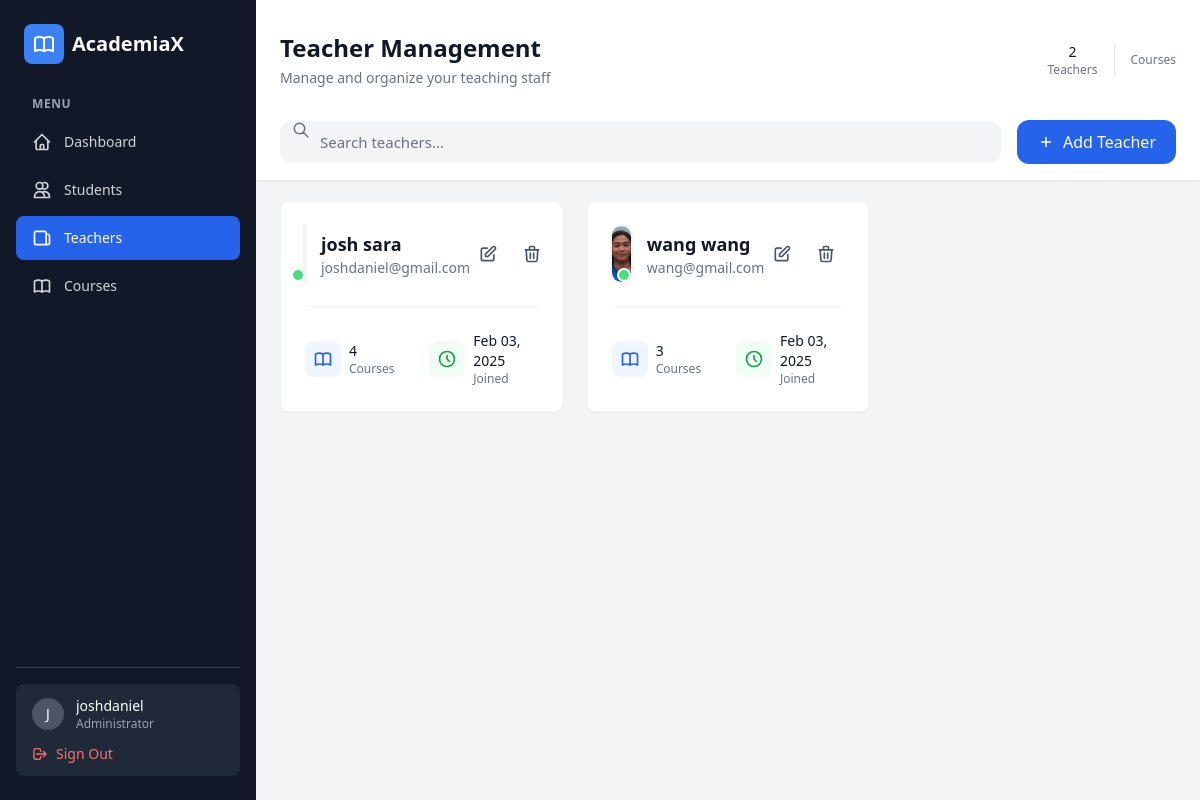
The page /manage_teachers/ (signed in) on the database its author committed.
### myapp/models.py (models this page shows, shortened)
class Teacher(models.Model):
    user = models.OneToOneField(
        DjangoUser,
        on_delete=models.CASCADE,
        related_name='teacher'
    )
    first_name = models.CharField(max_length=100)
    last_name = models.CharField(max_length=100)
    profile_picture = models.ImageField(upload_to='teacher_profiles/', null=True, blank=True)
    is_active = models.BooleanField(default=True, db_index=True)

### myapp/admin_page.py (the view, shortened to what this page needs)
# urls.py: path('manage_teachers/', admin_page.manage_teachers, name='manage_teachers'),
@login_required
def manage_teachers(request):
    teachers = Teacher.objects.all().order_by('first_name')
    return render(request, 'admin/manage_teachers.html', {
        'teachers': teachers,
    })

### myapp/templates/admin/manage_teachers.html (shortened to what this page needs)
{% extends 'admin/admin_page.html' %}
{% block main_content %}
<div class="sticky top-0 bg-white z-20 -mt-8 -mx-6 border-b shadow-sm">
    <div class="px-6 pt-8 pb-4">
        <div class="max-w-7xl mx-auto">
            <div class="flex justify-between items-center md:ml-0 ml-8">
                <div>
                    <h1 class="text-2xl font-semibold text-gray-900">Teacher Management</h1>
                    <p class="text-sm text-gray-500 mt-1">Manage and organize your teaching staff</p>
                </div>
                <div class="flex items-center gap-4">
                    <div class="text-center">
                        <p class="text-sm font-medium text-gray-900">{{ teachers.count }}</p>
                        <p class="text-xs text-gray-500">Teachers</p>
                    </div>
                    <div class="text-center">
                        <p class="text-xs text-gray-500">Courses</p>
                    </div>
                </div>
            </div>
        </div>
    </div>
    <div class="px-6 py-4">
        <div class="max-w-7xl mx-auto">
            <div class="flex items-center gap-4">
                <div class="relative flex-1">
                    <div class="absolute left-0 pl-3 flex items-center pointer-events-none">
                    </div>
                    <input type="text"
                           id="teacherSearch"
                           placeholder="Search teachers..."
                           class="w-full px-4 py-2.5 pl-10 bg-gray-100 rounded-xl
                                  focus:bg-gray-50 focus:ring-0 focus:outline-none
                                  placeholder-gray-500 text-gray-600 text-[15px]
                                  transition-all"
                           oninput="searchTeachers()">
                </div>
                <button id="addTeacherBtn"
                        class="flex items-center gap-2 px-5 py-2.5 bg-blue-600 hover:bg-blue-700
                               text-white font-medium rounded-xl transition-all duration-200
                               hover:shadow-lg active:transform active:scale-95">
                    <svg class="w-[18px] h-[18px]" fill="none" stroke="currentColor" viewBox="0 0 24 24">
                        <path stroke-linecap="round" stroke-linejoin="round" stroke-width="2"
                              d="M12 6v6m0 0v6m0-6h6m-6 0H6"/>
                    </svg>
                    <span>Add Teacher</span>
                </button>
            </div>
        </div>
    </div>
</div>
<div class="h-5"></div>
<div class="grid grid-cols-1 md:grid-cols-2 lg:grid-cols-3 gap-6">
    {% for teacher in teachers %}
    <div class="bg-white rounded-lg shadow-sm hover:shadow-md transition-shadow duration-200 overflow-hidden teacher-card border border-gray-100"
         data-teacher-id="{{ teacher.id }}">
        <div class="p-6">
            <div class="flex items-center justify-between">
                <div class="flex items-center space-x-4">
                    <div class="relative">
                        {% if teacher.profile_picture %}
                            <img src="{{ teacher.profile_picture.url }}"
                                 alt="{{ teacher.first_name }}"
                                 class="h-14 w-14 rounded-full object-cover ring-2 ring-gray-100">
                        {% endif %}
                        <span class="absolute bottom-0 right-0 h-3.5 w-3.5 rounded-full border-2 border-white {{ teacher.is_active|yesno:'bg-green-400,bg-red-400' }}"></span>
                    </div>
                    <div>
                        <h3 class="text-lg font-semibold text-gray-900">{{ teacher.first_name }} {{ teacher.last_name }}</h3>
                        <p class="text-sm text-gray-500">{{ teacher.user.email }}</p>
                    </div>
                </div>
                <div class="flex items-center space-x-2">
                    <button onclick="editTeacher('{{ teacher.id }}')"
                            class="p-2 text-gray-600 hover:text-blue-600 hover:bg-blue-50 rounded-full transition-colors">
                        <svg class="w-5 h-5" fill="none" stroke="currentColor" viewBox="0 0 24 24">
                            <path stroke-linecap="round" stroke-linejoin="round" stroke-width="2" d="M11 5H6a2 2 0 00-2 2v11a2 2 0 002 2h11a2 2 0 002-2v-5m-1.414-9.414a2 2 0 112.828 2.828L11.828 15H9v-2.828l8.586-8.586z"/>
                        </svg>
                    </button>
                    <button onclick="deleteTeacher('{{ teacher.id }}')"
                            class="p-2 text-gray-600 hover:text-red-600 hover:bg-red-50 rounded-full transition-colors">
                        <svg class="w-5 h-5" fill="none" stroke="currentColor" viewBox="0 0 24 24">
                            <path stroke-linecap="round" stroke-linejoin="round" stroke-width="2" d="M19 7l-.867 12.142A2 2 0 0116.138 21H7.862a2 2 0 01-1.995-1.858L5 7m5 4v6m4-6v6m1-10V4a1 1 0 00-1-1h-4a1 1 0 00-1 1v3M4 7h16"/>
                        </svg>
                    </button>
                </div>
            </div>
            <div class="mt-6 pt-6 border-t border-gray-100">
                <div class="grid grid-cols-2 gap-4">
                    <div class="flex items-center space-x-2">
                        <div class="p-2 bg-blue-50 rounded-lg">
                        </div>
                        <div>
                            <p class="text-sm font-medium text-gray-900">{{ teacher.courses_teaching.count }}</p>
                            <p class="text-xs text-gray-500">Courses</p>
                        </div>
                    </div>
                    <div class="flex items-center space-x-2">
                        <div class="p-2 bg-green-50 rounded-lg">
                            <svg class="w-5 h-5 text-green-600" fill="none" stroke="currentColor" viewBox="0 0 24 24">
                                <path stroke-linecap="round" stroke-linejoin="round" stroke-width="2" d="M12 8v4l3 3m6-3a9 9 0 11-18 0 9 9 0 0118 0z"/>
                            </svg>
                        </div>
                        <div>
                            <p class="text-sm font-medium text-gray-900">{{ teacher.user.date_joined|date:"M d, Y" }}</p>
                            <p class="text-xs text-gray-500">Joined</p>
                        </div>
                    </div>
                </div>
            </div>
        </div>
    </div>
    {% endfor %}
</div>
<link rel="stylesheet" href="https://cdnjs.cloudflare.com/ajax/libs/animate.css/4.1.1/animate.min.css">
{% endblock %}

### myapp/templates/admin/admin_page.html (shortened to what this page needs)
{% load static %}
<!DOCTYPE html>
<html lang="en">
<head>
    <script src="https://cdn.tailwindcss.com"></script>
</head>
<body class="bg-gray-100">
    <div class="min-h-screen flex">
        <div id="sidebar" class="bg-gray-900 text-white w-64 flex flex-col h-screen py-6 px-4 absolute inset-y-0 left-0 transform -translate-x-full md:relative md:translate-x-0 transition duration-200 ease-in-out z-30">
            <div class="flex items-center justify-between px-2 mb-8 md:mt-0 mt-8">
                <div class="flex items-center gap-2">
                    <div class="bg-blue-500 rounded-lg p-2">
                    </div>
                    <span class="text-xl font-bold">AcademiaX</span>
                </div>
            </div>
            <nav class="flex-1 space-y-1" aria-label="Main Navigation">
                <h2 class="px-4 text-xs font-semibold text-gray-400 uppercase tracking-wider mb-2">Menu</h2>
                <a href="{% url 'admin_page' %}"
                   class="flex items-center gap-3 px-4 py-3 rounded-lg transition-colors duration-200
                          {% if request.path == '/admin_page/' %}
                              bg-blue-600 text-white
                          {% else %}
                              text-gray-300 hover:bg-gray-800 hover:text-white
                          {% endif %}">
                    <svg class="w-5 h-5" fill="none" stroke="currentColor" viewBox="0 0 24 24">
                        <path stroke-linecap="round" stroke-linejoin="round" stroke-width="2"
                              d="M3 12l2-2m0 0l7-7 7 7M5 10v10a1 1 0 001 1h3m10-11l2 2m-2-2v10a1 1 0 01-1 1h-3m-6 0a1 1 0 001-1v-4a1 1 0 011-1h2a1 1 0 011 1v4a1 1 0 001 1m-6 0h6"/>
                    </svg>
                    <span class="text-sm font-medium">Dashboard</span>
                </a>
                <a href="#"
                   class="flex items-center gap-3 px-4 py-3 rounded-lg transition-colors duration-200
                          {% if request.path == '/admin/students/' %}
                              bg-blue-600 text-white
                          {% else %}
                              text-gray-300 hover:bg-gray-800 hover:text-white
                          {% endif %}">
                    <svg class="w-5 h-5" fill="none" stroke="currentColor" viewBox="0 0 24 24">
                        <path stroke-linecap="round" stroke-linejoin="round" stroke-width="2"
                              d="M12 4.354a4 4 0 110 5.292M15 21H3v-1a6 6 0 0112 0v1zm0 0h6v-1a6 6 0 00-9-5.197M13 7a4 4 0 11-8 0 4 4 0 018 0z"/>
                    </svg>
                    <span class="text-sm font-medium">Students</span>
                </a>
                <a href="{% url 'manage_teachers' %}"
                   class="flex items-center gap-3 px-4 py-3 rounded-lg transition-colors duration-200
                          {% if request.path == '/manage_teachers/' %}
                              bg-blue-600 text-white
                          {% else %}
                              text-gray-300 hover:bg-gray-800 hover:text-white
                          {% endif %}">
                    <svg class="w-5 h-5" fill="none" stroke="currentColor" viewBox="0 0 24 24">
                        <path stroke-linecap="round" stroke-linejoin="round" stroke-width="2"
                              d="M19 20H5a2 2 0 01-2-2V6a2 2 0 012-2h10a2 2 0 012 2v1m2 13a2 2 0 01-2-2V7m2 13a2 2 0 002-2V9.5a2 2 0 00-2-2h-2"/>
                    </svg>
                    <span class="text-sm font-medium">Teachers</span>
                </a>
                <a href="{% url 'manage_courses' %}"
                   class="flex items-center gap-3 px-4 py-3 rounded-lg transition-colors duration-200
                          {% if request.path == '/manage_courses/' %}
                              bg-blue-600 text-white
                          {% else %}
                              text-gray-300 hover:bg-gray-800 hover:text-white
                          {% endif %}">
                    <span class="text-sm font-medium">Courses</span>
                </a>
            </nav>
            <div class="mt-auto pt-4 border-t border-gray-700">
                <div class="px-4 py-3 rounded-lg bg-gray-800">
                    <div class="flex items-center gap-3 mb-3">
                        <div class="w-8 h-8 rounded-full bg-gray-600 flex items-center justify-center">
                            <span class="text-sm font-medium text-white">{{ user.username|make_list|first|upper }}</span>
                        </div>
                        <div class="flex-1 min-w-0">
                            <p class="text-sm font-medium text-white truncate">{{ user.username }}</p>
                            <p class="text-xs text-gray-400 truncate">Administrator</p>
                        </div>
                    </div>
                    <a href="{% url 'logout' %}"
                       class="flex items-center gap-2 text-sm text-red-400 hover:text-red-300 transition-colors duration-200">
                        <svg class="w-4 h-4" fill="none" stroke="currentColor" viewBox="0 0 24 24">
                            <path stroke-linecap="round" stroke-linejoin="round" stroke-width="2"
                                  d="M17 16l4-4m0 0l-4-4m4 4H7m6 4v1a3 3 0 01-3 3H6a3 3 0 01-3-3V7a3 3 0 013-3h4a3 3 0 013 3v1"/>
                        </svg>
                        <span>Sign Out</span>
                    </a>
                </div>
            </div>
        </div>
        <div class="flex-1 flex flex-col h-screen overflow-hidden">
            <div class="flex-1 overflow-y-auto">
                <div class="w-full px-6 py-8">
                    {% block main_content %}{% endblock %}
                </div>
            </div>
        </div>
    </div>
</body>
</html>

### myapp/templates/admin/admin_page.html (style rules this page uses)
.overflow-y-auto { scrollbar-width: thin; scrollbar-color: #888 #f1f1f1; }

### rows shown on the page
Teacher: is_active True (drawn), first_name "josh", last_name "sara", user.email "joshdaniel@gmail.com", courses_teaching.count "4", user.date_joined "Feb 03, 2025"
Teacher: profile_picture (picture), is_active True (drawn), first_name "wang", last_name "wang", user.email "wang@gmail.com", courses_teaching.count "3", user.date_joined "Feb 03, 2025"

### other values the page prints
{{ user.username|make_list|first|upper }} "J"
{{ user.username }} "joshdaniel"
{{ teachers.count }} "2"
